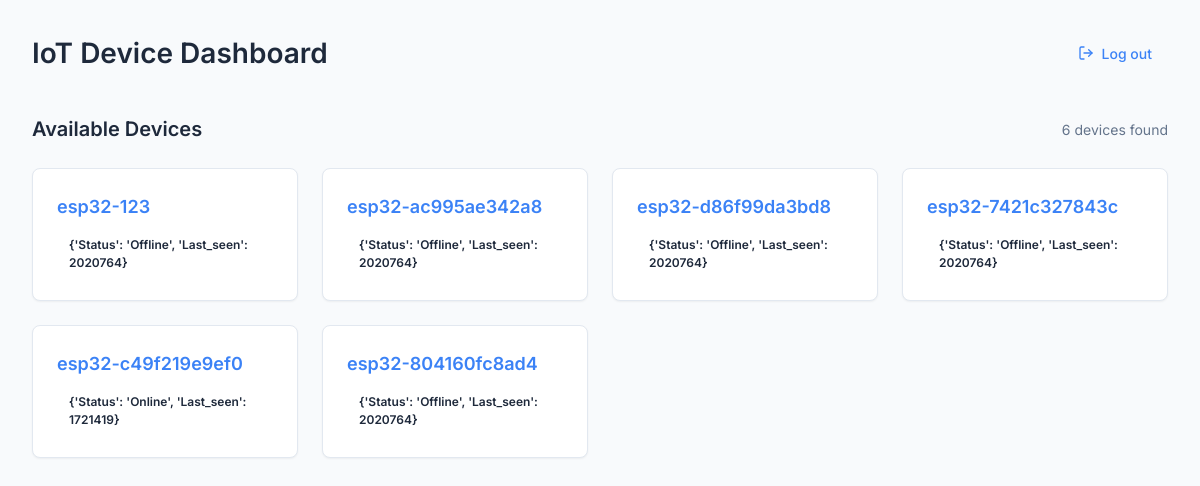
Page / (signed in) on the earlier database version.
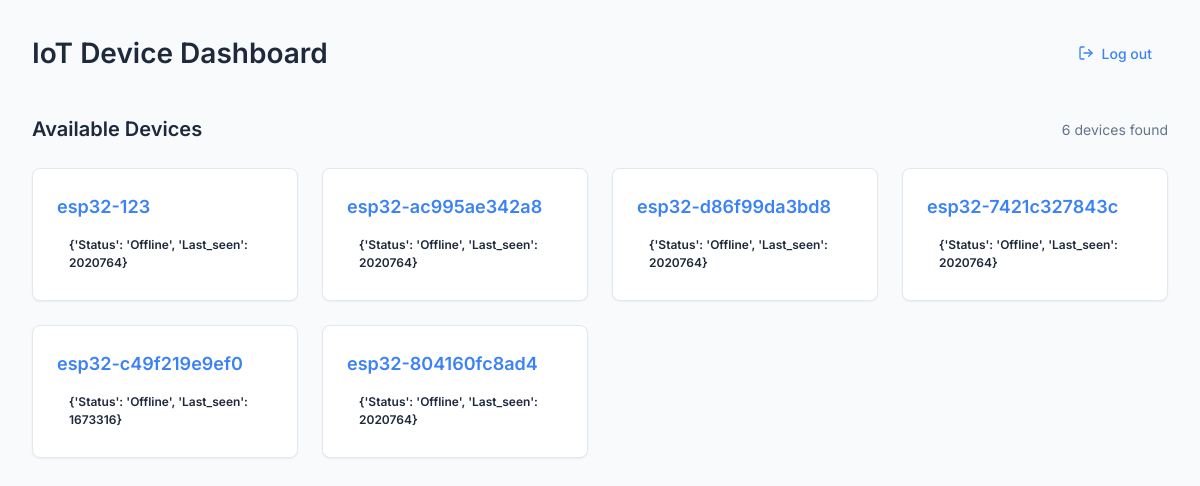
Same page on the later database version.
### app.py (models this page shows)
class Device(db.Model):
    id         = db.Column(db.Integer, primary_key=True)
    device_id  = db.Column(db.String(64), unique=True, index=True, nullable=False)
    status     = db.Column(db.String(8), nullable=False)          # "online/offline"
    last_seen  = db.Column(db.DateTime(timezone=True), nullable=False)

### app.py (the view)
@app.route("/")
def select_device():
    user = User.query.filter_by(email=session['user_email']).first()
    rows = user_devices(user)
    now = utc_now()
    dev_list = {}
    for row in rows:
        last_seen = row.last_seen if row.last_seen.tzinfo else row.last_seen.replace(tzinfo=timezone.utc)
        dev_list[row.device_id] = {
            "status": row.status,
            "last_seen": int((now - last_seen).total_seconds())
        }
    return render_template("devices.html", devices=dev_list, user=user)

### app.py (called while the page is built)
def utc_now():
    return datetime.now(UTC)

def user_devices(user: User):
    if user.role == "admin":
        return Device.query.all()
    else:
        ids = [ud.device_id for ud in UserDevice.query.filter_by(user_id=user.id)]
        return Device.query.filter(Device.device_id.in_(ids)).all()

@app.before_request
def require_login():
    auth_paths = ['/login', '/signup', '/static/', '/api/telemetry']
    if any(request.path.startswith(p) for p in auth_paths):
        return
    email = session.get('user_email')
    if not email:
        return redirect(url_for('login'))
    user = User.query.filter_by(email=email).first()
    if user is None:                # user was deleted
        session.clear()
        return redirect(url_for('login'))

### templates/devices.html (shortened to what this page needs)
<!DOCTYPE html>
<html lang="en">
<head>
</head>
<body>
  <div class="container">
    <header>
      <h1 class="page-title">IoT Device Dashboard</h1>
      <a href="{{ url_for('logout') }}" class="logout-link">
        Log out
      </a>
    </header>
    <main>
      <div class="dashboard-header">
        <h2 class="section-title">Available Devices</h2>
        <div class="device-count">
          {% if devices %}
            {{ devices|length }} device{% if devices|length > 1 %}s{% endif %} found
          {% else %}
            No devices
          {% endif %}
        </div>
      </div>
      <div class="device-grid">
        {% if devices %}
          {% for dev, status in devices.items() %}
            <div class="device-card">
              <a href="{{ url_for('control_device', device_id=dev) }}">
                <div class="device-name">{{ dev }}</div>
                <div class="device-status">
                  <span class="status-badge {{ status }}">{{ status }}</span>
                </div>
              </a>
            </div>
          {% endfor %}
        {% endif %}
      </div>
    </main>
  </div>
</body>
</html>

Differences in the rows shown:
changed Device "esp32-c49f219e9ef0": status "{'status': 'online', 'last_seen': 1721419}" → "{'status': 'offline', 'last_seen': 1673316}"
